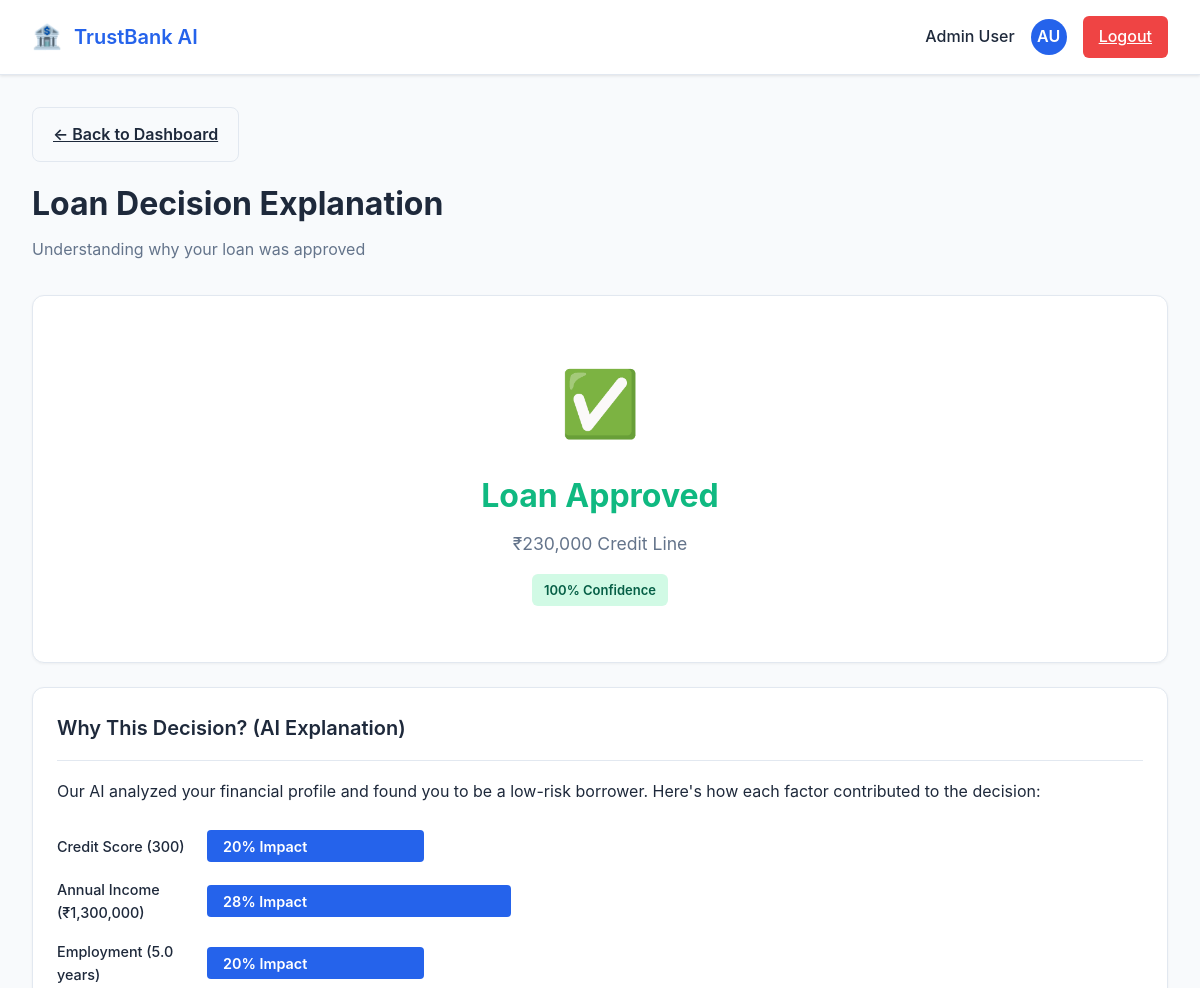
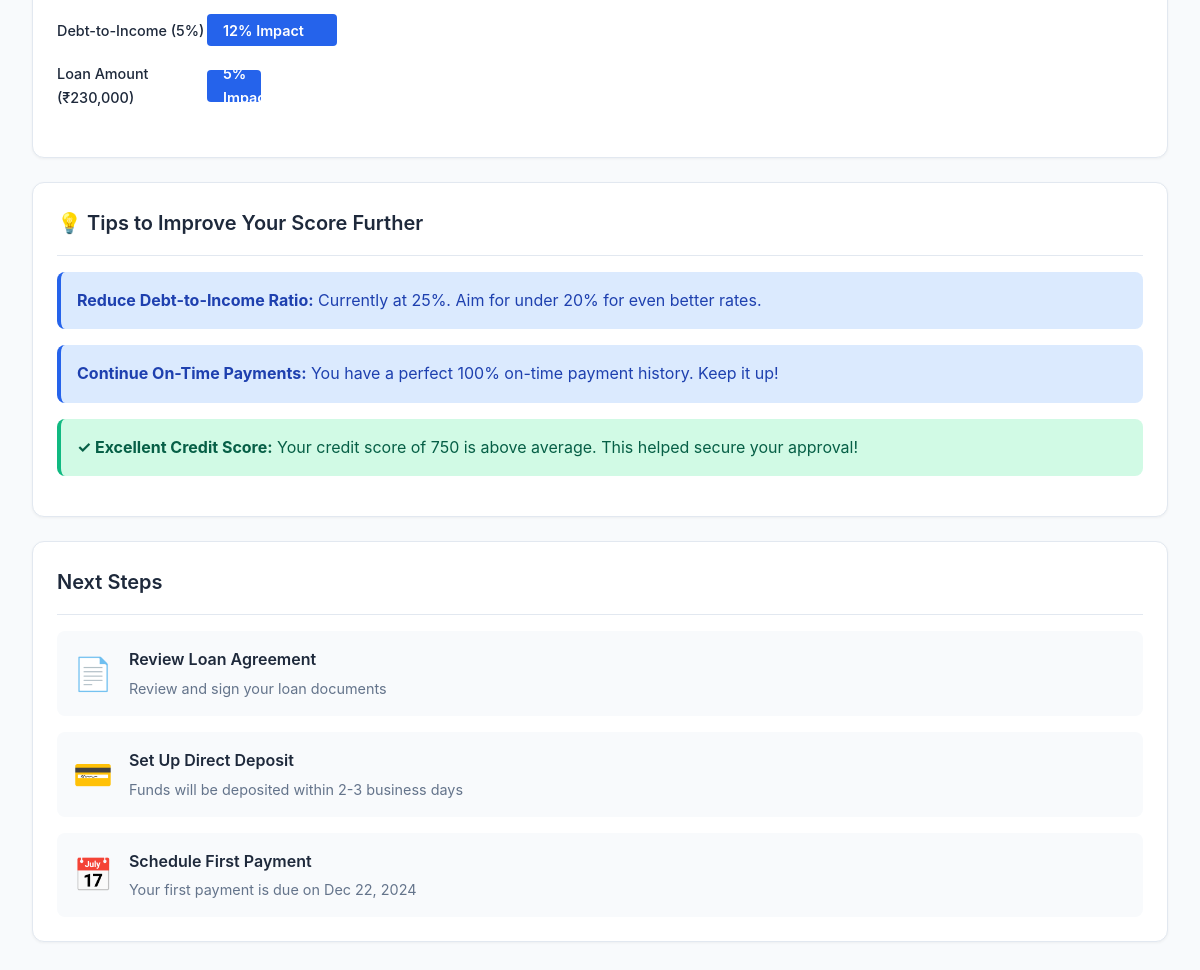
The page /loan-explanation?loan_id=1 (signed in) on the database its author committed (2 pictures, top to bottom).
### models.py (models this page shows, shortened)
class User(db.Model):
    id = db.Column(db.Integer, primary_key=True)
    name = db.Column(db.String(100), nullable=False)
    email = db.Column(db.String(120), unique=True, nullable=False)
    password_hash = db.Column(db.String(128))
    is_admin = db.Column(db.Boolean, default=False)
    loans = db.relationship('LoanApplication', backref='user', lazy=True)

class LoanApplication(db.Model):
    id = db.Column(db.Integer, primary_key=True)
    user_id = db.Column(db.Integer, db.ForeignKey('user.id'), nullable=False)
    amount = db.Column(db.Float, nullable=False)
    income = db.Column(db.Float, nullable=False)
    credit_score = db.Column(db.Integer, nullable=False)
    employment_years = db.Column(db.Float, nullable=False)
    debt_to_income = db.Column(db.Float, nullable=False)
    model_decision = db.Column(db.String(50))
    model_confidence = db.Column(db.Float)
    human_override = db.Column(db.String(50))
    explanation = db.Column(db.Text, nullable=True)  # Store rejection reasons or approval notes
    submitted_at = db.Column(db.DateTime, default=datetime.utcnow)

### app.py (the view)
@app.route('/loan-explanation')
def loan_explanation():
    if 'user_id' not in session:
        return redirect(url_for('login'))
    user = User.query.get(session['user_id'])
    if not user:
        return redirect(url_for('login'))
    loan_id = request.args.get('loan_id')
    if loan_id:
        loan = LoanApplication.query.get(loan_id)
        if loan and loan.user_id == user.id:
            return render_template('loan_explanation.html', user=user, loan=loan)
    latest_loan = LoanApplication.query.filter_by(user_id=user.id).order_by(LoanApplication.submitted_at.desc()).first()
    return render_template('loan_explanation.html', user=user, loan=latest_loan)

### app.py (called while the page is built)
@app.template_filter('initials')
def initials_filter(name):
    if not name:
        return 'U'
    parts = name.strip().split()
    if len(parts) >= 2:
        return (parts[0][0] + parts[-1][0]).upper()
    return name[:2].upper() if len(name) >= 2 else name[0].upper()

### templates/loan_explanation.html (shortened to what this page needs)
<!DOCTYPE html>
<html lang="en">
<head>
    <link rel="stylesheet" href="{{ url_for('static', filename='style.css') }}">
</head>
<body>
    <div class="header">
        <div class="header-content">
            <div class="logo">
                <span style="font-size: 1.5rem;">🏦</span>
                <span>TrustBank AI</span>
            </div>
            <div class="user-info">
                <span class="user-name">{{ user.name if user else 'User' }}</span>
                <div class="user-avatar">{{ user.name|initials if user else 'U' }}</div>
                <a href="{{ url_for('logout') }}" class="btn-logout">Logout</a>
            </div>
        </div>
    </div>
    <div class="container">
        <a href="{{ url_for('dashboard') }}" class="btn btn-secondary" style="margin-bottom: 1rem; display: inline-block;">← Back to Dashboard</a>
        <h1 class="page-title">Loan Decision Explanation</h1>
        <p class="page-subtitle">Understanding why your loan was approved</p>
        <div class="card">
            <div style="text-align: center; padding: 2rem;">
                {% if loan and loan.model_decision == 'APPROVE' %}
                <div style="font-size: 4rem; margin-bottom: 1rem;">✅</div>
                <h2 style="font-size: 2rem; font-weight: 700; color: var(--success);">Loan Approved</h2>
                <p style="color: var(--text-secondary); font-size: 1.1rem; margin-top: 0.5rem;">
                    ₹{{ "{:,}".format(loan.amount|int) }} Credit Line
                </p>
                <div style="margin-top: 1rem;">
                    <span class="badge badge-success">{{ (loan.model_confidence * 100)|int }}% Confidence</span>
                </div>
                {% endif %}
            </div>
        </div>
        <div class="card">
            <div class="card-header">
                <h3 class="card-title">Why This Decision? (AI Explanation)</h3>
            </div>
            {% if loan %}
            <p style="margin-bottom: 1.5rem; line-height: 1.8;">Our AI analyzed your financial profile{% if loan.model_decision == 'APPROVE' %} and found you to be a low-risk borrower{% else %} and identified some areas of concern{% endif %}. Here's how each factor contributed to the decision:</p>
            <div class="chart-container">
                <div class="chart-bar">
                    <div class="chart-label">Credit Score ({{ loan.credit_score }})</div>
                    <div class="chart-bar-fill" style="width: {% if loan.credit_score >= 750 %}35{% elif loan.credit_score >= 700 %}30{% elif loan.credit_score >= 650 %}25{% else %}20{% endif %}%;">
                        {% if loan.credit_score >= 750 %}35{% elif loan.credit_score >= 700 %}30{% elif loan.credit_score >= 650 %}25{% else %}20{% endif %}% Impact
                    </div>
                </div>
                <div class="chart-bar">
                    <div class="chart-label">Annual Income (₹{{ "{:,}".format(loan.income|int) }})</div>
                    <div class="chart-bar-fill" style="width: {% if loan.income >= 100000 %}28{% elif loan.income >= 50000 %}25{% else %}20{% endif %}%;">
                        {% if loan.income >= 100000 %}28{% elif loan.income >= 50000 %}25{% else %}20{% endif %}% Impact
                    </div>
                </div>
                <div class="chart-bar">
                    <div class="chart-label">Employment ({{ loan.employment_years }} years)</div>
                    <div class="chart-bar-fill" style="width: {% if loan.employment_years >= 5 %}20{% elif loan.employment_years >= 3 %}15{% else %}10{% endif %}%;">
                        {% if loan.employment_years >= 5 %}20{% elif loan.employment_years >= 3 %}15{% else %}10{% endif %}% Impact
                    </div>
                </div>
                <div class="chart-bar">
                    <div class="chart-label">Debt-to-Income ({{ (loan.debt_to_income * 100)|int }}%)</div>
                    <div class="chart-bar-fill" style="width: {% if loan.debt_to_income < 0.3 %}12{% elif loan.debt_to_income < 0.4 %}8{% else %}5{% endif %}%;">
                        {% if loan.debt_to_income < 0.3 %}12{% elif loan.debt_to_income < 0.4 %}8{% else %}5{% endif %}% Impact
                    </div>
                </div>
                <div class="chart-bar">
                    <div class="chart-label">Loan Amount (₹{{ "{:,}".format(loan.amount|int) }})</div>
                    <div class="chart-bar-fill" style="width: 5%;">5% Impact</div>
                </div>
            </div>
            {% else %}
            <p style="margin-bottom: 1.5rem; line-height: 1.8;">No loan application data available. Please submit a loan application first.</p>
            {% endif %}
        </div>
        <div class="card">
            <div class="card-header">
                <h3 class="card-title">💡 Tips to Improve Your Score Further</h3>
            </div>
            <div class="alert alert-info">
                <strong>Reduce Debt-to-Income Ratio:</strong> Currently at 25%. Aim for under 20% for even better rates.
            </div>
            <div class="alert alert-info">
                <strong>Continue On-Time Payments:</strong> You have a perfect 100% on-time payment history. Keep it up!
            </div>
            <div class="alert alert-success">
                <strong>✓ Excellent Credit Score:</strong> Your credit score of 750 is above average. This helped secure your approval!
            </div>
        </div>
        <div class="card">
            <div class="card-header">
                <h3 class="card-title">Next Steps</h3>
            </div>
            <div style="display: grid; gap: 1rem;">
                <div style="padding: 1rem; background: var(--bg-secondary); border-radius: 8px; display: flex; align-items: center; gap: 1rem;">
                    <div style="font-size: 2rem;">📄</div>
                    <div>
                        <div style="font-weight: 600; margin-bottom: 0.25rem;">Review Loan Agreement</div>
                        <div style="font-size: 0.9rem; color: var(--text-secondary);">Review and sign your loan documents</div>
                    </div>
                </div>
                <div style="padding: 1rem; background: var(--bg-secondary); border-radius: 8px; display: flex; align-items: center; gap: 1rem;">
                    <div style="font-size: 2rem;">💳</div>
                    <div>
                        <div style="font-weight: 600; margin-bottom: 0.25rem;">Set Up Direct Deposit</div>
                        <div style="font-size: 0.9rem; color: var(--text-secondary);">Funds will be deposited within 2-3 business days</div>
                    </div>
                </div>
                <div style="padding: 1rem; background: var(--bg-secondary); border-radius: 8px; display: flex; align-items: center; gap: 1rem;">
                    <div style="font-size: 2rem;">📅</div>
                    <div>
                        <div style="font-weight: 600; margin-bottom: 0.25rem;">Schedule First Payment</div>
                        <div style="font-size: 0.9rem; color: var(--text-secondary);">Your first payment is due on Dec 22, 2024</div>
                    </div>
                </div>
            </div>
        </div>
    </div>
</body>
</html>

### static/style.css (style rules this page uses)
* { margin: 0; padding: 0; box-sizing: border-box; }
:root { --primary: #2563eb; --primary-dark: #1e40af; --success: #10b981; --warning: #f59e0b; --danger: #ef4444; --bg-primary: #ffffff; --bg-secondary: #f8fafc; --text-primary: #1e293b; --text-secondary: #64748b; --border: #e2e8f0; }
body { font-family: -apple-system, BlinkMacSystemFont, 'Segoe UI', Roboto, sans-serif; background: var(--bg-secondary); color: var(--text-primary); line-height: 1.6; min-height: 100vh; }
.header { background: var(--bg-primary); border-bottom: 1px solid var(--border); padding: 1rem 2rem; box-shadow: 0 1px 3px rgba(0, 0, 0, 0.1); }
.header-content { max-width: 1400px; margin: 0 auto; display: flex; justify-content: space-between; align-items: center; }
.logo { display: flex; align-items: center; gap: 0.75rem; font-size: 1.25rem; font-weight: 600; color: var(--primary); }
.user-name { font-weight: 500; color: var(--text-primary); }
.user-info { display: flex; align-items: center; gap: 1rem; }
.user-avatar { width: 36px; height: 36px; border-radius: 50%; background: var(--primary); display: flex; align-items: center; justify-content: center; color: white; font-weight: 600; }
.btn-logout { padding: 0.5rem 1rem; background: var(--danger); color: white; border: none; border-radius: 6px; cursor: pointer; font-weight: 500; }
.container { max-width: 1400px; margin: 0 auto; padding: 2rem; }
.page-title { font-size: 2rem; font-weight: 700; margin-bottom: 0.5rem; }
.page-subtitle { color: var(--text-secondary); margin-bottom: 2rem; }
.btn { padding: 0.875rem 1.25rem; border: none; border-radius: 8px; font-weight: 600; cursor: pointer; transition: all 0.2s; font-size: 1rem; }
.btn-secondary { background: var(--bg-secondary); color: var(--text-primary); border: 1px solid var(--border); }
.card { background: white; border: 1px solid var(--border); border-radius: 12px; padding: 1.5rem; margin-bottom: 1.5rem; box-shadow: 0 1px 3px rgba(0, 0, 0, 0.05); }
.card-header { display: flex; justify-content: space-between; align-items: center; margin-bottom: 1rem; padding-bottom: 1rem; border-bottom: 1px solid var(--border); }
.card-title { font-size: 1.25rem; font-weight: 600; }
.badge { display: inline-block; padding: 0.375rem 0.75rem; border-radius: 6px; font-size: 0.8125rem; font-weight: 600; }
.badge-success { background: #d1fae5; color: #065f46; }
.chart-container { margin: 1.5rem 0; }
.chart-bar { display: flex; align-items: center; margin-bottom: 1rem; }
.chart-label { width: 150px; font-size: 0.9rem; font-weight: 500; }
.chart-bar-fill { height: 32px; background: var(--primary); border-radius: 4px; display: flex; align-items: center; padding: 0 1rem; color: white; font-weight: 600; font-size: 0.9rem; }
.alert { padding: 1rem; border-radius: 8px; margin-bottom: 1rem; border-left: 4px solid; }
.alert-info { background: #dbeafe; color: #1e40af; border-left-color: var(--primary); }
.alert-success { background: #d1fae5; color: #065f46; border-left-color: var(--success); }

### rows shown on the page
User: name "Admin User", name|initials "AU"
LoanApplication: amount "230,000", (loan.model_confidence*100)|int "100", credit_score "300", income "1,300,000", employment_years "5.0", (loan.debt_to_income*100)|int "5"
